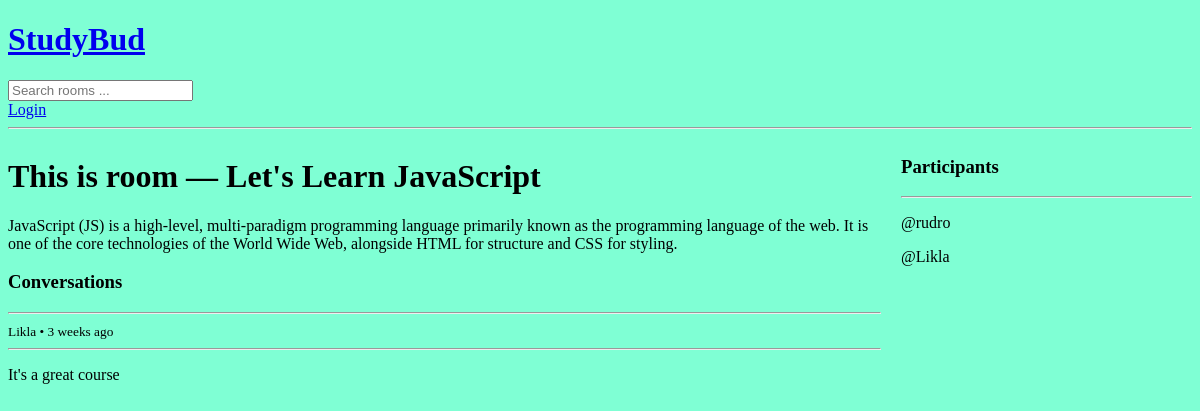
Page /room/1 on the earlier database version.
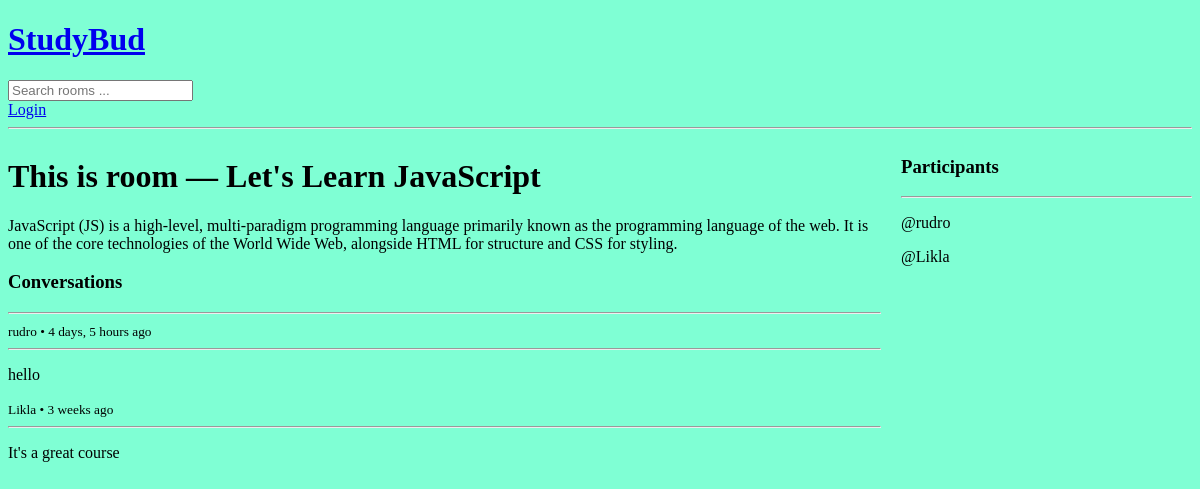
Same page on the later database version.
### base/models.py (models this page shows, shortened)
class Message(models.Model):
    user = models.ForeignKey(User, on_delete=models.CASCADE)
    room = models.ForeignKey(Room, on_delete=models.CASCADE)
    body = models.TextField()
    updated = models.DateTimeField(auto_now=True)
    created = models.DateTimeField(auto_now_add=True)
    class Meta:
        ordering = ['-updated', '-created']

### base/views.py (the view, shortened to what this page needs)
# urls.py: path('room/<str:pk>', views.room, name='room'),
def room(request,pk):
     room = Room.objects.get(id=pk)
     room_messages = room.message_set.all()
     participants = room.participants.all()
     context = {'room': room, 'room_messages': room_messages, 'participants': participants}
     return render(request, 'base/room.html',context)

### base/templates/base/room.html (shortened to what this page needs)
{% extends "main.html" %} {% block content %}
<div class="room-container">
  <div>
    <h1>This is room — {{ room.name }}</h1>
    <p>{{ room.description }}</p>
    <div class="comment-wrapper">
      <h3>Conversations</h3>
      <hr />
      {% for room_message in room_messages %}
      <div>
        <small
          >{{ room_message.user }} • {{ room_message.created|timesince }}
          ago</small
        >
        <hr />
        <p>{{ room_message.body }}</p>
      </div>
      {% endfor %}
    </div>
  </div>
  <div>
    <h3>Participants</h3>
    <hr />
    {% for user in participants %}
    <div>
      <p>@{{ user.username }}</p>
    </div>
    {% endfor %}
  </div>
</div>
{% endblock content %}

Differences in the rows shown:
added Message: user "rudro", created "4 days, 5 hours", body "hello"
